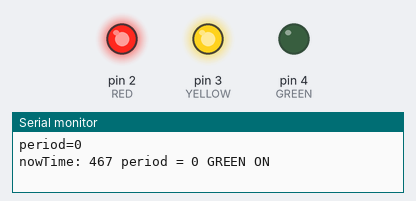
Bench run of a sketch on a simulated Arduino Uno, built with avr-gcc and run on an emulated ATmega328P. Parts: output pins drawn as LEDs (lit = HIGH), the last lines printed to the serial monitor.

Above: at 0.1 s.
At 4.1 s:
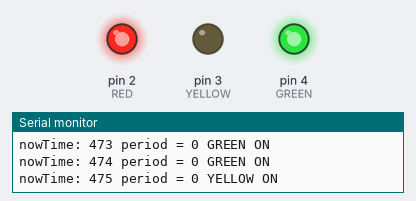
At 6.1 s:
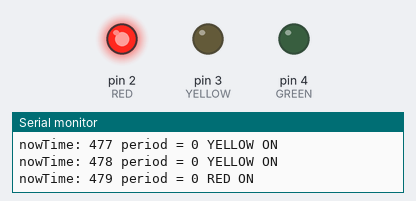
At 30.6 s:
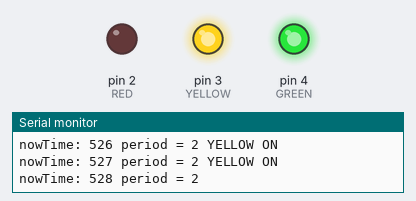
Timing chart, 0 to 34.0 s (numbered marks = the images above):
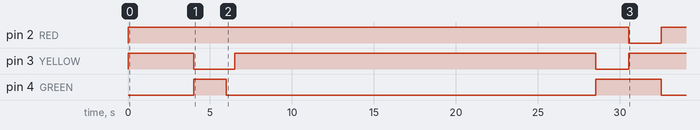

The sketch:

testlight_run_through.ino
```cpp
//The purpose of this sketch is to have a way to test the lights
//Artificial time to test the whole schedule


#include "RTClib.h"
#define GREEN 4
#define YELLOW 3
#define RED 2
#define WARNING_TIME 5
#define LIGHT_ON  0
#define LIGHT_OFF 1
#define TEST_TIME 500
RTC_DS1307 rtc;

int currentPeriod = 0;
int period = 0;
int nowTime = 466;

// Starting/end times of the period
// Each Block signifies a period
int schReg[16][2] {
  // Block 0 (Advisory)
  {7, 45},  //465
  {7, 59},  //469
  // Block 1 (Period 1)
  {7, 52},  //472
  {8, 48},  //528
  // Block 2 (Period 2)
  {8, 51},  //531
  {9, 47},  //587
  // Block 3 (Period 3)
  {9, 50},  //590
  {10, 46}, //640
  // Block 4 (Period 4)
  {10, 51}, //651
  {11, 47}, //707
  // Block 5 (Lunch)
  {11, 50}, //710
  {12, 18}, //738
  // Block 6 (Period 5)
  {12, 23}, //743
  {13, 19}, //799
  // Block 7 (Period 6)
  {13, 22}, //802
  {14, 18}, //858
};


// Converts the hours and minutes of the array into # of minutes
int convert_time(int hrs, int mns) {
  int conv_time;
  conv_time = hrs * 60;
  conv_time = conv_time + mns;
  return conv_time;
};

void setup() {
  //int conv_time;
  int i;
  Serial.begin(9600);

  pinMode(GREEN, OUTPUT);
  pinMode(YELLOW, OUTPUT);
  pinMode(RED, OUTPUT);

  if (! rtc.begin()) {
    Serial.println("Couldn't find RTC");
    Serial.flush();
    abort();
  }

  if (! rtc.isrunning()) {
    Serial.println("RTC is NOT running, let's set the time!");

    rtc.adjust(DateTime(F(__DATE__), F(__TIME__)));

  }
  /*
    DateTime now = rtc.now();
    int hrs = now.minute();
    int mins = now.second();
    //int secs = now.second();
    convert_time(hrs, mins);
    // int nowTime = conv_time;
  */

  // Gets initial block
  for ( i = 0; i < 16; i += 2) {
    int startPeriod = convert_time(schReg[i][0], schReg[i][1]);
    int nextPeriod = convert_time(schReg[i + 2][0], schReg[i + 2][1]);

    if (nowTime >= startPeriod && nowTime <= nextPeriod) {
      break;
    }
  }
  period = i ;
  Serial.print("period=");
  Serial.println(period);
  //while(1);
}

void loop() {
  nowTime += 1;
  //int conv_time;

  /*
    DateTime now = rtc.now();
    int hrs = now.hour();
    int mins = now.minute();
    int secs = now.second();
    int nowTime = convert_time(hrs, mins);
  */


  // Gets time values for current period

  int startPeriod = convert_time(schReg[period][0], schReg[period][1]); //green is on between startPeriod and endPeriod - 5
  int endPeriod = convert_time(schReg[period + 1][0], schReg[period + 1][1]); // yellow is on between endPeriod - 5 and endPeriod
  int nextPeriod = convert_time(schReg[period + 2][0], schReg[period + 2][1]);  //red is on between endPeriod and nextPeriod
  // Serial.print("nowTime: ");
  // Serial.println(testTime);


  Serial.print("nowTime: ");
  Serial.print(nowTime);
  //Serial.println(secs);
  Serial.print(" period = ");
  Serial.print(period);
  /*
  Serial.print("startPeriod: ");
  Serial.println(startPeriod);
  Serial.print("endPeriod: ");
  Serial.println(endPeriod);
  Serial.print("nextPeriod: ");
  Serial.println(nextPeriod);
  Serial.println("________________________");


  /*
    Serial.print("block: ");
    Serial.println(period);

    Serial.print("hrs:");
    Serial.println(hrs);
    Serial.print("mins:");
    Serial.println(mins);
    Serial.print("secs:");
    Serial.println(secs);
    Serial.println("-------------------");

  //Serial.println();
*/
  // In class time
  if (nowTime <= endPeriod - WARNING_TIME) {
    digitalWrite(GREEN, LIGHT_ON);
    digitalWrite(YELLOW, LIGHT_OFF);
    digitalWrite(RED, LIGHT_OFF);
    Serial.println(" GREEN ON");

    // Five minutes before period ends
  } else if (nowTime < endPeriod) {
    digitalWrite(YELLOW, LIGHT_ON);
    digitalWrite(GREEN, LIGHT_OFF);
    digitalWrite(RED, LIGHT_OFF);
    Serial.println(" YELLOW ON");

    // Passing time
  } else if (nowTime >= endPeriod && nowTime <= nextPeriod) {
    digitalWrite(RED, LIGHT_ON);
    digitalWrite(YELLOW, LIGHT_OFF);

    // Cycle the light testing and go to next period
  } else if (nowTime >= nextPeriod) {
    digitalWrite(RED, LIGHT_OFF);
    digitalWrite(GREEN, LIGHT_ON);
    Serial.println(" RED ON");
    period += 2;
  }

/*
  // Function to turn off the lights when theres no school
  if (nowTime < 465 || nowTime > 858) {
    digitalWrite(GREEN, LIGHT_OFF);
    digitalWrite(YELLOW, LIGHT_OFF);
    digitalWrite(RED, LIGHT_OFF);
  }

  //Turn only red light on during lunch time
  if ((nowTime >= convert_time(schReg[10][0], schReg[10][1])) && nowTime <= convert_time(schReg[11][0], schReg[11][1])) {
    digitalWrite(GREEN, LIGHT_OFF);
    digitalWrite(YELLOW, LIGHT_OFF);
    digitalWrite(RED, LIGHT_ON);
  }
  //reset timer
  if (nowTime >= 860) {
    nowTime = 460;
  }
  */
  delay(TEST_TIME);
}
```

Measured:
- by itself, pin 2 (RED): LOW → HIGH at 0.00 s, → LOW 30.5 s later, → HIGH 2.0 s later
- by itself, pin 3 (YELLOW): goes HIGH 4.0 s, LOW 2.5 s, HIGH 22.0 s, LOW 2.0 s, then HIGH
- by itself, pin 4 (GREEN): LOW → HIGH at 4.0 s, → LOW 2.0 s later, → HIGH 22.5 s later, → LOW 4.0 s later
